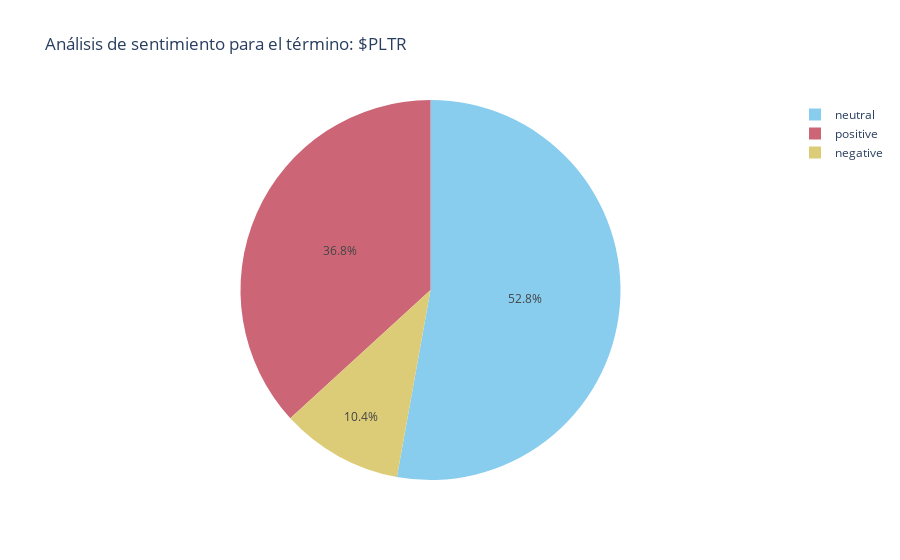

The code cell stored with this chart in its notebook:
### Code cell
fig = px.pie(res, values=sizes, names=names, title=title ,color_discrete_sequence= px.colors.qualitative.Safe)
fig.show()

### Figure 1 — Plotly figure (JSON) as saved in the notebook; plotly's stock layout.template omitted (floating-point values rounded to 4 significant figures)
{"data": [{"domain": {"x": [0, 1], "y": [0, 1]}, "hovertemplate": "label=%{label}<br>value=%{value}<extra></extra>", "labels": ["neutral", "positive", "negative"], "legendgroup": "", "name": "", "showlegend": true, "type": "pie", "values": [56, 39, 11]}], "layout": {"legend": {"tracegroupgap": 0}, "piecolorway": ["rgb(136, 204, 238)", "rgb(204, 102, 119)", "rgb(221, 204, 119)", "rgb(17, 119, 51)", "rgb(51, 34, 136)", "rgb(170, 68, 153)", "rgb(68, 170, 153)", "rgb(153, 153, 51)", "rgb(136, 34, 85)", "rgb(102, 17, 0)", "rgb(136, 136, 136)"], "title": {"text": "Análisis de sentimiento para el término: $PLTR"}}}
